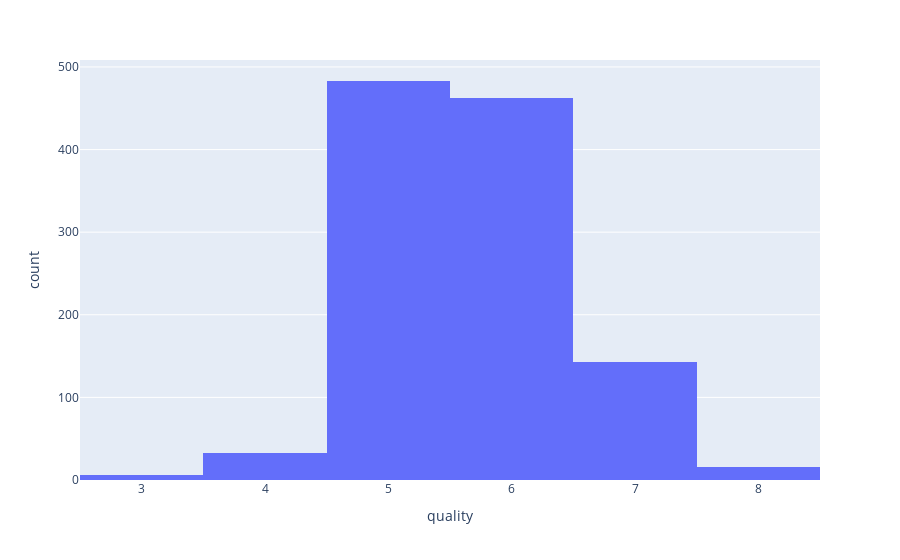

This figure's notebook cell:
### Code cell
fig = px.histogram(df, x='quality')
fig.show()

### Figure 1 — Plotly figure (JSON) as saved in the notebook; plotly's stock layout.template omitted (floating-point values rounded to 4 significant figures; data arrays with more than 128 entries replaced by an {"elided": "..."} marker saying what was removed)
{"data": [{"alignmentgroup": "True", "bingroup": "x", "hovertemplate": "quality=%{x}<br>count=%{y}<extra></extra>", "legendgroup": "", "marker": {"color": "#636efa", "pattern": {"shape": ""}}, "name": "", "offsetgroup": "", "orientation": "v", "showlegend": false, "type": "histogram", "x": {"elided": "1143 int values"}, "xaxis": "x", "yaxis": "y"}], "layout": {"barmode": "relative", "legend": {"tracegroupgap": 0}, "margin": {"t": 60}, "xaxis": {"anchor": "y", "domain": [0, 1], "title": {"text": "quality"}}, "yaxis": {"anchor": "x", "domain": [0, 1], "title": {"text": "count"}}}}
